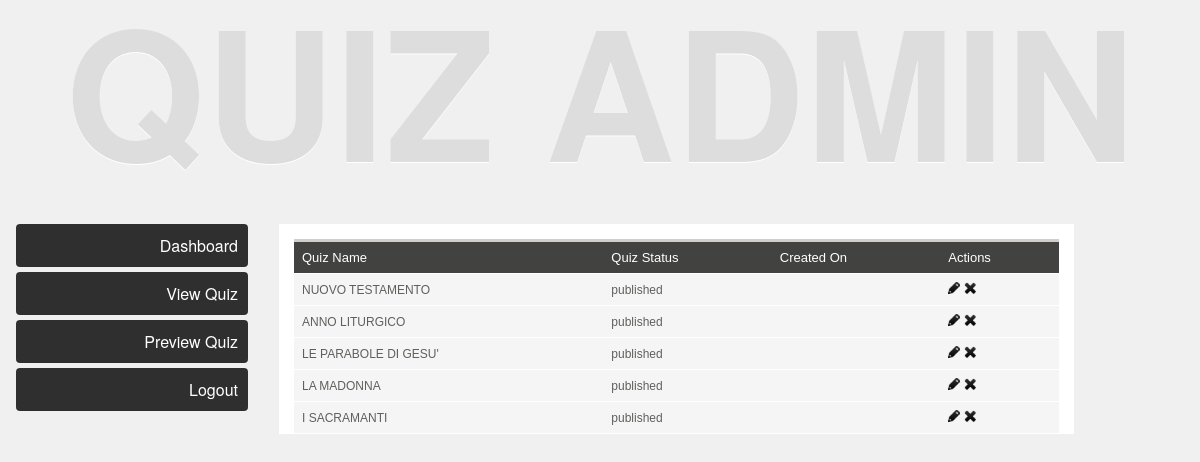
Page /admin/view-quiz.php (signed in) on the committed database.
### tables this page shows
CREATE TABLE `quizes` (
  `id` int(11) NOT NULL,
  `quiz_name` varchar(255) DEFAULT NULL,
  `created_on` varchar(45) DEFAULT NULL,
  `created_by` varchar(45) DEFAULT NULL,
  `status` varchar(45) DEFAULT NULL,
  `final_status` varchar(45) DEFAULT NULL
);

### admin/scripts/get-quiz.php (the view, shortened to what this page needs)
<?php
    global $mysqli;
    $sql = "SELECT * FROM quizes ORDER BY id DESC";
    $query = $mysqli->query($sql) or die(mysqli_connect_error());
    $num_rows = $query->num_rows;
	if($num_rows >= 1)
	{
	echo '<table class="table-normal no-margin" summary="Employee Pay Sheet">
				<thead>
					<tr>
						<th scope="col">Quiz Name</th>
						<th scope="col">Quiz Status</th>
						<th scope="col">Created On</th>
						<th scope="col">Actions</th>
					</tr>
				</thead>
				<tbody>';
    while($row = $query->fetch_array(MYSQLI_ASSOC))
	{
		extract($row);
		if($final_status == 'false')
		{
			$status = 'Incomplete';
			$trigger = '<td><a href="#" id="completenow"><input type="hidden" id="markascomplete" value="'.$id.'" />Mark as Complete</a></td>';
		}
		else
		{
			$status = $status;
			$trigger = '';
		}
		echo '<tr>
				<td>'.$quiz_name.'</td>
				<td>'.$status.'</td>
				<td>'.$created_on.'</td>
				<td><span class="icon_edit"><input type="hidden" id="hiddenid" value="'.$id.'" /><img src="images/doc_edit.png" width="12" height="12" id="editimage"/></span>
				<span class="icon_delete"><input type="hidden" id="deleteid1" value="'.$id.'" /><img src="images/delete.png" width="12" height="12" /></span></td>
				'.$trigger.'
		</tr>';
	}
		echo '</tbody></table>';
	}
	else
	{
		echo '<div id="noquizsofar">There are no quiz so far</div>';
	}
?>

### admin/view-quiz.php (shortened to what this page needs)
<!DOCTYPE html PUBLIC "-//W3C//DTD XHTML 1.0 Strict//EN" "http://www.w3.org/TR/xhtml1/DTD/xhtml1-strict.dtd">
<html>
	<head>
		<link rel="stylesheet" href="css/style.css" type="text/css" media="screen"/>
	</head>
	<body>
		<div class="content">
			<h1>Quiz Admin</h1>
					  <div id="fake"> </div>
			   <?php include( 'includes/header-nav.php' ); ?>
		  <div class="col-full">
			<div class="quizlist">
				<?php include_once 'scripts/get-quiz.php'; ?>
			</div>
			<div id="navigation">
			</div>
		  </div>
		</div>
	</body>
</html>

### admin/includes/header-nav.php
<div id="adminmenu">
		<ul id="menu">
			<li><a href="index.php" class="parents nochild">Dashboard</a></li>
			<li><a href="view-quiz.php" class="parents nochild">View Quiz</a></li>
			<li><a href="../index.php" class="parents nochild">Preview Quiz</a></li>
			<li><a href="scripts/logout.php" class="parents nochild " >Logout</a></li>
		 </ul>
	</div>

### admin/css/style.css (style rules this page uses)
#fake { padding-top:224px; }
.col-full { float:left; margin-left:20px; width:45%; }
#navigation { text-align:right; float:right; width:100%; padding:9px; }
.quizlist { border:15px solid #fff; height:180px; width:765px; -moz-box-shadow:0 0 2px #ccc inset; -webkit-box-shadow:0 0 2px #ccc inset; box-shadow:0 0 2px #ccc inset; margin-left:11px; position:absolute; }
#adminmenu { float:left; margin-left:16px; width:232px; }
#adminmenu #menu li { list-style:none outside none; padding-bottom:5px; text-align:right; }
#adminmenu #menu li a.parents { background:none repeat scroll 0 0 #2F2F2F; border-radius:4px 4px 4px 4px; color:#FFF; cursor:pointer; display:block; text-decoration:none; -moz-transition-duration:.3s; -moz-transition-timing-function:ease-out; -webkit-transition-duration:.3s; -webkit-transition-timing-function:ease-out; -o-transition-duration:.3s; -o-transition-timing-function:ease-out; padding:10px; }
.table-normal { border-collapse:collapse; font-family:"Lucida Sans Unicode","Lucida Grande",Sans-Serif; font-size:12px; text-align:left; width:100%; }
.table-normal th { background:none repeat scroll 0 0 #424241; border-bottom:1px solid #FFF; border-top:3px solid #D2CFCB; color:#FFF; font-size:13px; font-weight:400; padding:8px; }
.table-normal td { background:none repeat scroll 0 0 #F5F5F5; border-bottom:1px solid #FFF; border-top:1px solid transparent; color:#615F5C; cursor:pointer; padding:8px; }

### admin/view-quiz.php (style rules this page uses)
* { padding:0; margin:0; }
body { background-color:#f0f0f0; font-family:"Helvetica Neue",Arial,Helvetica,Geneva,sans-serif; }
h1 { font-size:180px; line-height:180px; text-transform: uppercase; color:#ddd; position:absolute; text-shadow:0 1px 0 #fff; top:-25px; margin-top: 23px; white-space: nowrap; width: 100%; text-align: center; }

### rows in the picture
quizes: quiz_name "NUOVO TESTAMENTO", status "published"
quizes: quiz_name "ANNO LITURGICO", status "published"
quizes: quiz_name "LE PARABOLE DI GESU'", status "published"
quizes: quiz_name "LA MADONNA", status "published"
quizes: quiz_name "I SACRAMANTI", status "published"
